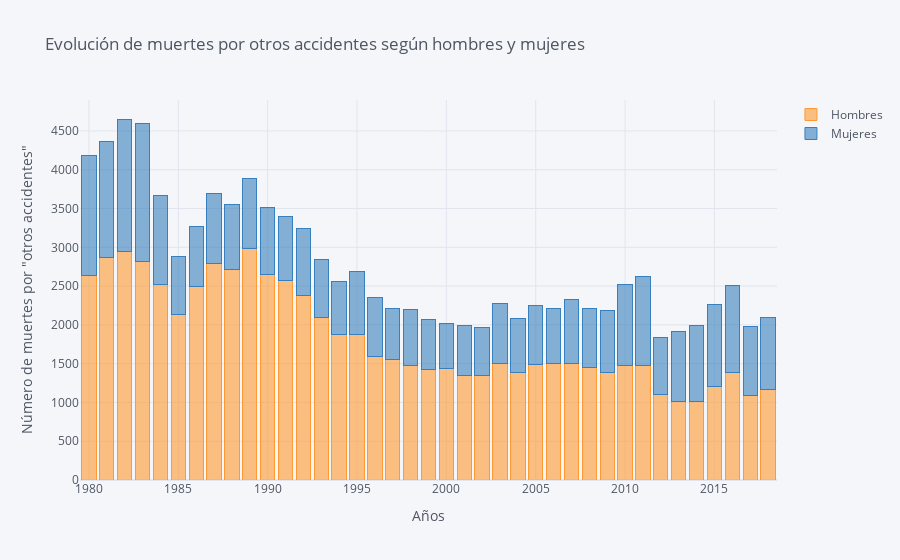

The notebook cell saved with this chart:
### Code cell
histogram = otros_accidentes.iplot(
    kind='bar',
    barmode='stack',
    xTitle='Años',
    yTitle='Número de muertes por "otros accidentes"',
    title='Evolución de muertes por otros accidentes según hombres y mujeres'
)

### Figure 1 — Plotly figure (JSON) as saved in the notebook; plotly's stock layout.template omitted (floating-point values rounded to 4 significant figures)
{"data": [{"marker": {"color": "rgba(255, 153, 51, 0.6)", "line": {"color": "rgba(255, 153, 51, 1.0)", "width": 1}}, "name": "Hombres", "orientation": "v", "text": "", "type": "bar", "x": [1980, 1981, 1982, 1983, 1984, 1985, 1986, 1987, 1988, 1989, 1990, 1991, 1992, 1993, 1994, 1995, 1996, 1997, 1998, 1999, 2000, 2001, 2002, 2003, 2004, 2005, 2006, 2007, 2008, 2009, 2010, 2011, 2012, 2013, 2014, 2015, 2016, 2017, 2018], "y": [2637, 2871, 2943, 2812, 2522, 2137, 2491, 2796, 2716, 2984, 2647, 2568, 2380, 2099, 1871, 1878, 1597, 1559, 1476, 1424, 1435, 1352, 1347, 1505, 1387, 1494, 1506, 1502, 1447, 1382, 1476, 1472, 1097, 1013, 1018, 1207, 1380, 1090, 1170]}, {"marker": {"color": "rgba(55, 128, 191, 0.6)", "line": {"color": "rgba(55, 128, 191, 1.0)", "width": 1}}, "name": "Mujeres", "orientation": "v", "text": "", "type": "bar", "x": [1980, 1981, 1982, 1983, 1984, 1985, 1986, 1987, 1988, 1989, 1990, 1991, 1992, 1993, 1994, 1995, 1996, 1997, 1998, 1999, 2000, 2001, 2002, 2003, 2004, 2005, 2006, 2007, 2008, 2009, 2010, 2011, 2012, 2013, 2014, 2015, 2016, 2017, 2018], "y": [1550, 1497, 1711, 1786, 1152, 748, 780, 896, 842, 905, 870, 825, 857, 741, 688, 814, 755, 655, 726, 649, 588, 646, 623, 769, 698, 750, 710, 828, 765, 797, 1043, 1152, 745, 905, 973, 1056, 1122, 891, 931]}], "layout": {"barmode": "stack", "legend": {"bgcolor": "#F5F6F9", "font": {"color": "#4D5663"}, "traceorder": "normal"}, "paper_bgcolor": "#F5F6F9", "plot_bgcolor": "#F5F6F9", "title": {"font": {"color": "#4D5663"}, "text": "Evolución de muertes por otros accidentes según hombres y mujeres"}, "xaxis": {"gridcolor": "#E1E5ED", "showgrid": true, "tickfont": {"color": "#4D5663"}, "title": {"font": {"color": "#4D5663"}, "text": "Años"}, "zerolinecolor": "#E1E5ED"}, "yaxis": {"gridcolor": "#E1E5ED", "showgrid": true, "tickfont": {"color": "#4D5663"}, "title": {"font": {"color": "#4D5663"}, "text": "Número de muertes por \"otros accidentes\""}, "zerolinecolor": "#E1E5ED"}}}
